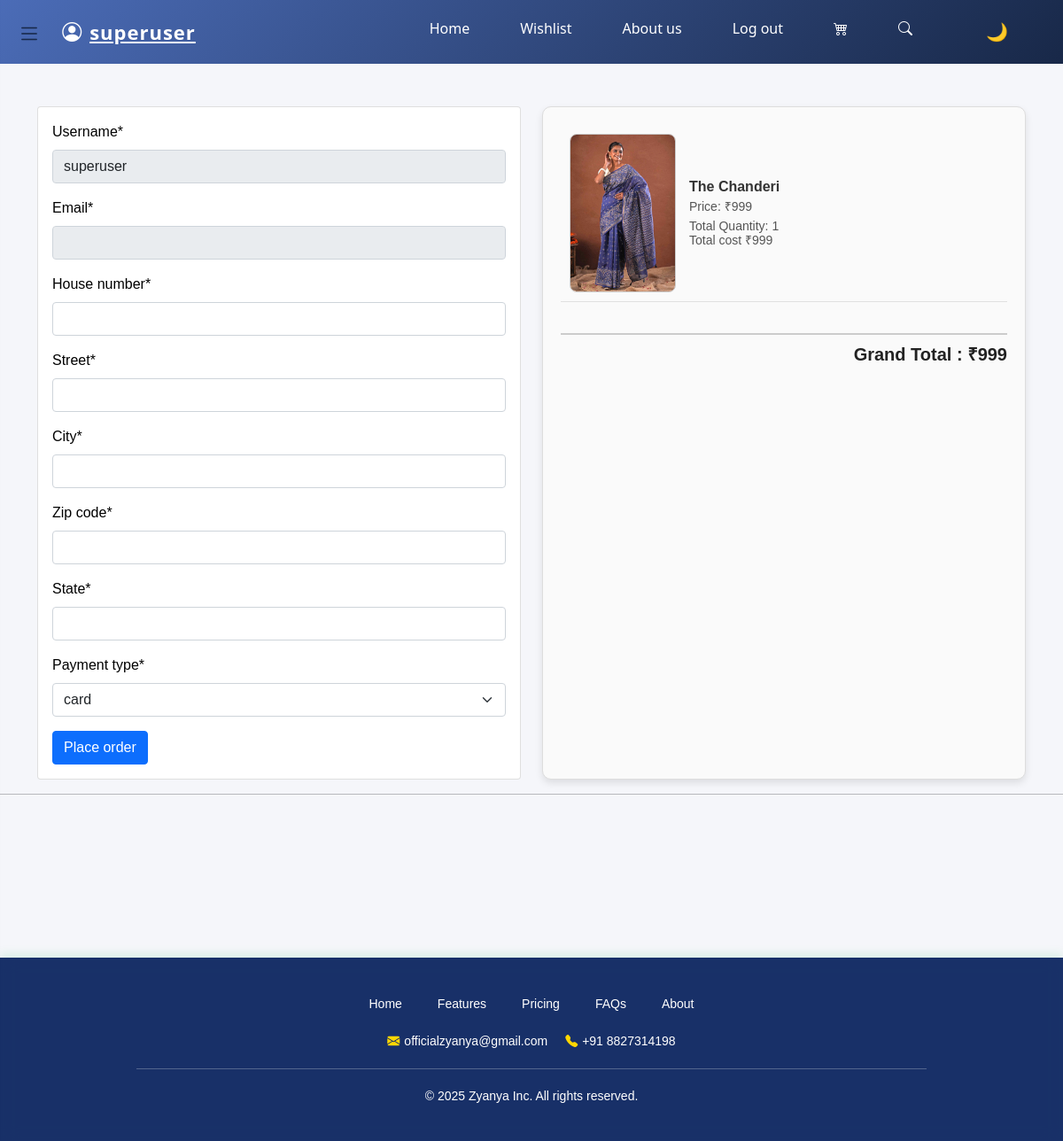
The app's page /checkout (signed in) with its own data.
### shoppingapp/models.py (models this page shows, shortened)
class Cart(models.Model):
    user = models.ForeignKey(User, on_delete=models.CASCADE)
    product = models.ForeignKey(product, on_delete=models.CASCADE)
    quantity = models.PositiveIntegerField(default=1)

class product(models.Model):
    product_name=models.CharField(max_length=100)
    product_img=models.ImageField(upload_to='productimg/')
    product_price=models.IntegerField()
    product_description=models.TextField()
    connection=models.ForeignKey(section,related_name="sections",on_delete=models.CASCADE)

### shoppingapp/views.py (the view)
# urls.py: path('checkout',views.checkout,name="checkout"),
@login_required(login_url='login')
def checkout(request):
    if request.method == 'POST':
        form=completeorderform(request.POST,instance=request.user)
        if form.is_valid():
            username=form.cleaned_data.get('username')
            email=form.cleaned_data.get('email')
            form.save()
            subject = "Order placed successfully 🎉"
            message = f"""Hi {username},

                    Thank you for shopping with us! 🙏
                    Your order has been placed successfully and is now being processed.

                    We'll keep notifying you on your email id  {email}.

                    If you have any questions, feel free to reach out to our support team.

                    Best regards,
                    Team Zyanya
                             """
            from_email = settings.EMAIL_HOST_USER
            recipient_list = [email]
            send_mail(subject, message, from_email, recipient_list ,fail_silently=True  )
            return redirect('orderplaced')
    else:
        form=completeorderform(instance=request.user)
    cart_items = Cart.objects.filter(user=request.user)
    total_price = sum(item.product.product_price * item.quantity for item in cart_items)
    return render(request, 'checkout.html', {
        'cart_items': cart_items,
        'total_price': total_price,
        'form':form,
    })

### shoppingapp/forms.py
class completeorderform(forms.ModelForm):
    username=forms.CharField(max_length=255,disabled=True)
    email=forms.EmailField(disabled=True)
    class Meta:
        model=completeorder
        fields="__all__"

### shoppingapp/templatetags/custom_filters.py (called while the page is built)
@register.filter
def mul(value, arg):
    return value * arg

### templates/checkout.html (shortened to what this page needs)
{% include "navbar.html" %}
{% load static %}
{% load custom_filters %}
{% load crispy_forms_tags %}
{% block content %}
<div class="container">
    <div class="jumbotron">
        <div class="row">
            <div class="col-md-6">
                <div class="card card-body">
                    <form action="" method='POST'>
                        {{ form|crispy }}
                        <input type="submit" value="Place order" class="btn btn-primary">
                    </form>
                </div>
            </div>
           <div class="col-md-6">
    <div class="card card-body" style="padding:20px; border:1px solid #ddd; border-radius:10px; box-shadow:0 4px 8px rgba(0,0,0,0.1); background:#fafafa; height: 100%;" >
        {% for item in cart_items %}
            {% if item.product.product_img %}
            <div style="display:flex; align-items:center; gap:15px; margin-bottom:15px; padding:10px; border-bottom:1px solid #e0e0e0;">
                <img src="{{ item.product.product_img.url }}" alt="{{ item.product.product_name }}" style="width: 120px; height:auto; border-radius:8px; object-fit:cover; border:1px solid #ccc;">
                <div>
                    <h6 style="margin:0; font-size:16px; font-weight:600; color:#333;">{{ item.product.product_name }}</h6>
                    <h6 style="margin:5px 0; font-size:14px; color:#555;">Price: ₹{{ item.product.product_price }}</h6>
                    <h6 style="margin:0; font-size:14px; color:#555;">Total Quantity: {{ item.quantity }}</h6>
                    <h6 style="margin:0; font-size:14px; color:#555;">Total cost ₹{{ item.product.product_price|mul:item.quantity }}</h6>
                </div>
            </div>
            {% endif %}
        {% endfor %}
        <h2 style="text-align:right; margin-top:20px; font-size:20px; font-weight:700; color:#222; border-top:2px solid #ccc; padding-top:10px;">
            Grand Total : ₹{{ total_price }}
        </h2>
    </div>
</div>
        </div>
    </div>
</div>
<hr>
{% endblock content %}
{% include "fotter.html" %}

### templates/navbar.html (shortened to what this page needs)
<!DOCTYPE html>
{% load static %}
<html lang="en">
<head>
  <link href="https://cdn.jsdelivr.net/npm/bootstrap@5.0.2/dist/css/bootstrap.min.css"
        rel="stylesheet"
>
  <link rel="stylesheet" href="{% static 'css/navbar.css' %}">
  <link rel="stylesheet" href="https://cdn.jsdelivr.net/npm/bootstrap-icons@1.11.1/font/bootstrap-icons.css">
</head>
<body>
  <i id="toggle-btn" class="bi bi-list"></i>
{% if user.is_authenticated %}
<nav class="navbar">
  <div class="logo" style="cursor:pointer;">
    <a href="{% url 'profile' %}" style="display:flex; align-items:center;margin-left:20%">
      <i class="bi bi-person-circle" style="padding-right:0.5rem; transition: transform 0.3s;"></i>
      {{ user.username }}
    </a>
  </div>
  <ul class="nav-links">
    <li><a href="{% url 'home' %}">Home</a></li>
    <li><a href="{% url 'wishlist' %}">Wishlist</a></li>
    <li><a href="{% url 'about' %}">About us</a></li>
    <li><a href="{% url 'logout' %}">Log out</a></li>
    <li><a href="{% url 'cart' %}"><i class="bi bi-cart4"></i></a></li>
    <li><a href="#"><i class="bi bi-search"></i></a></li>
    <li>
      <button id="btn" class="theme-btn">
        <span id="span">🌙</span>
      </button>
    </li>
  </ul>
</nav>
{% endif %}
<br><br>
</body>
</html>

### static/css/navbar.css (style rules this page uses)
.navbar { display: flex; justify-content: space-between; align-items: center; background: linear-gradient(135deg, #4b6cb7, #182848); padding: 12px 40px; font-family: 'Segoe UI', sans-serif; }
.logo { font-size: 22px; font-weight: bold; color: #fff; letter-spacing: 1px; }
.nav-links { list-style: none; display: flex; gap: 25px; margin: 0; padding: 0; }
.nav-links a { text-decoration: none; }
.nav-links li { padding: 8px 16px; border-radius: 8px; color: white; font-weight: 500; transition: all 0.3s ease; }
.theme-btn { background: transparent; border: none; cursor: pointer; font-size: 20px; color: white; margin-left: 20px; transition: transform 0.3s ease; }
body { background: white; color: black; transition: background 0.4s, color 0.4s; }

### static/css/fotter.css (style rules this page uses)
body { margin: 0; font-family: Arial, sans-serif; }

### templates/navbar.html (style rules this page uses)
body { margin: 0; font-family: 'Segoe UI', sans-serif; background: #f5f6fa; }
#toggle-btn { font-size: 26px; cursor: pointer; position: fixed; top: 20px; left: 20px; color: #182848; z-index: 1100; }
a { color: white; transition: all 0.3s ease; }

### records on screen
Cart: product.product_img (picture), product.product_name "The Chanderi", product.product_price "999", quantity "1", product.product_price|mul "999"

### other values on screen
{{ user.username }} "superuser"
{{ total_price }} "999"
